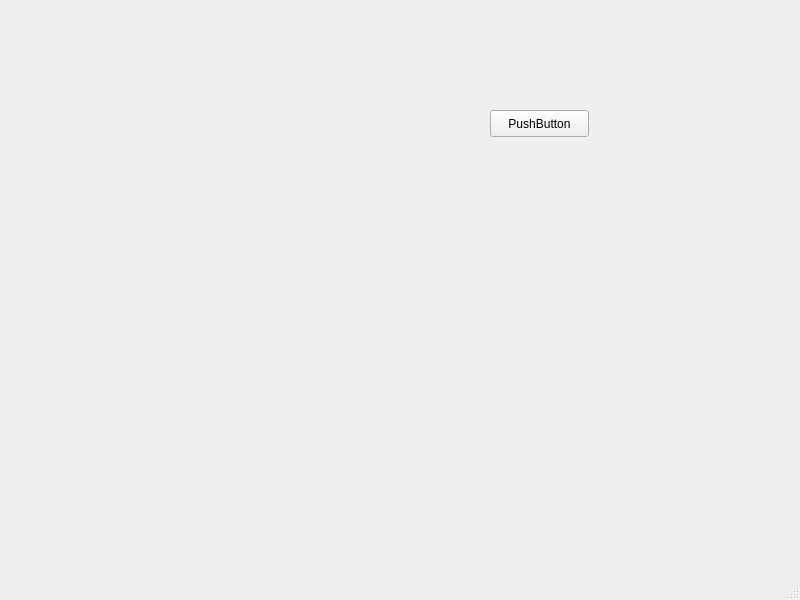
<?xml version="1.0" encoding="UTF-8"?>
<ui version="4.0">
 <class>MainWindow</class>
 <widget class="QMainWindow" name="MainWindow">
  <property name="geometry">
   <rect>
    <x>0</x>
    <y>0</y>
    <width>800</width>
    <height>600</height>
   </rect>
  </property>
  <property name="windowTitle">
   <string>MainWindow</string>
  </property>
  <widget class="QWidget" name="centralwidget">
   <widget class="QPushButton" name="pushButton">
    <property name="geometry">
     <rect>
      <x>490</x>
      <y>110</y>
      <width>99</width>
      <height>27</height>
     </rect>
    </property>
    <property name="text">
     <string>PushButton</string>
    </property>
   </widget>
  </widget>
  <widget class="QMenuBar" name="menubar">
   <property name="geometry">
    <rect>
     <x>0</x>
     <y>0</y>
     <width>800</width>
     <height>31</height>
    </rect>
   </property>
  </widget>
  <widget class="QStatusBar" name="statusbar"/>
 </widget>
 <resources/>
 <connections/>
</ui>
